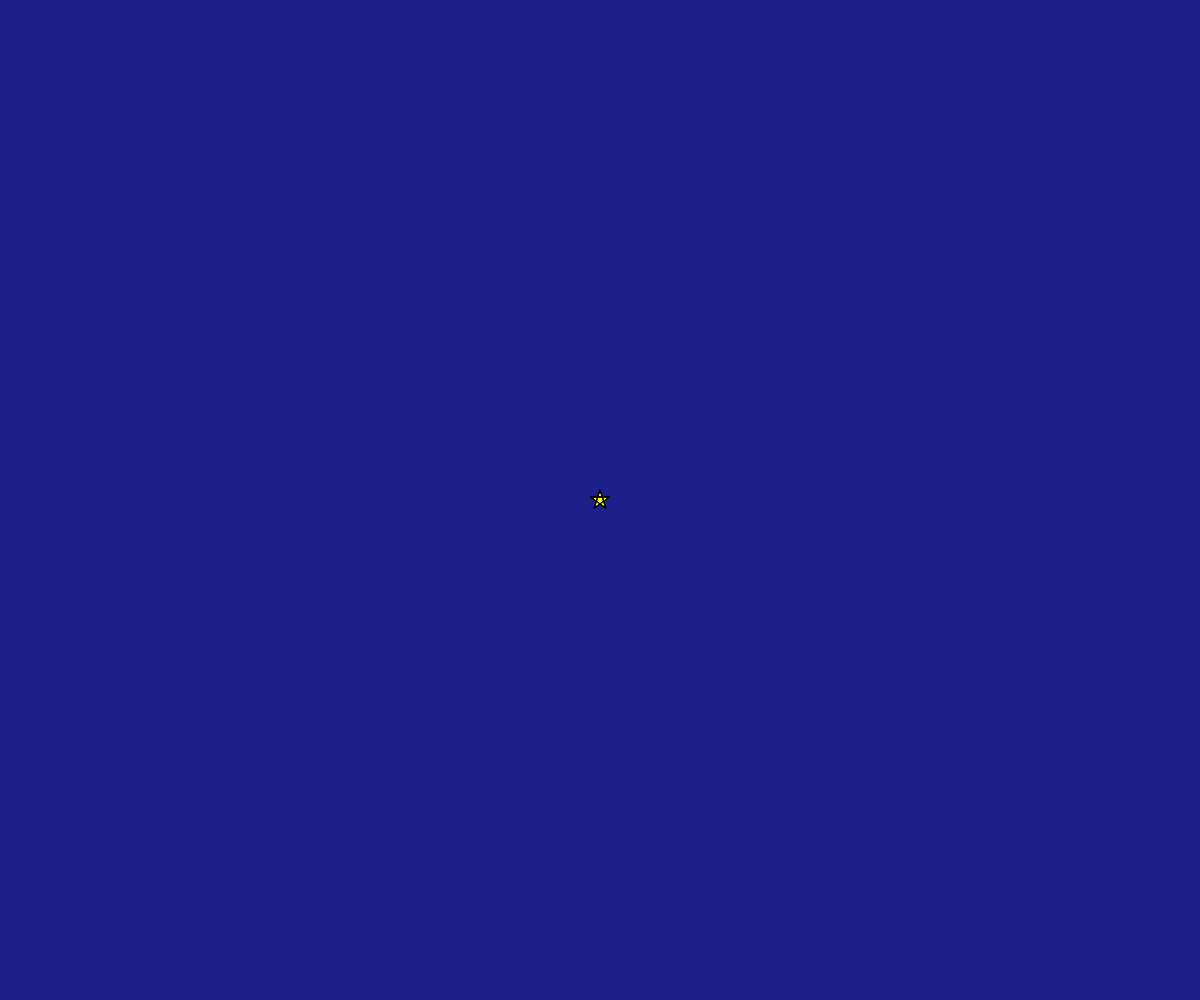
Frame 1 (no input)
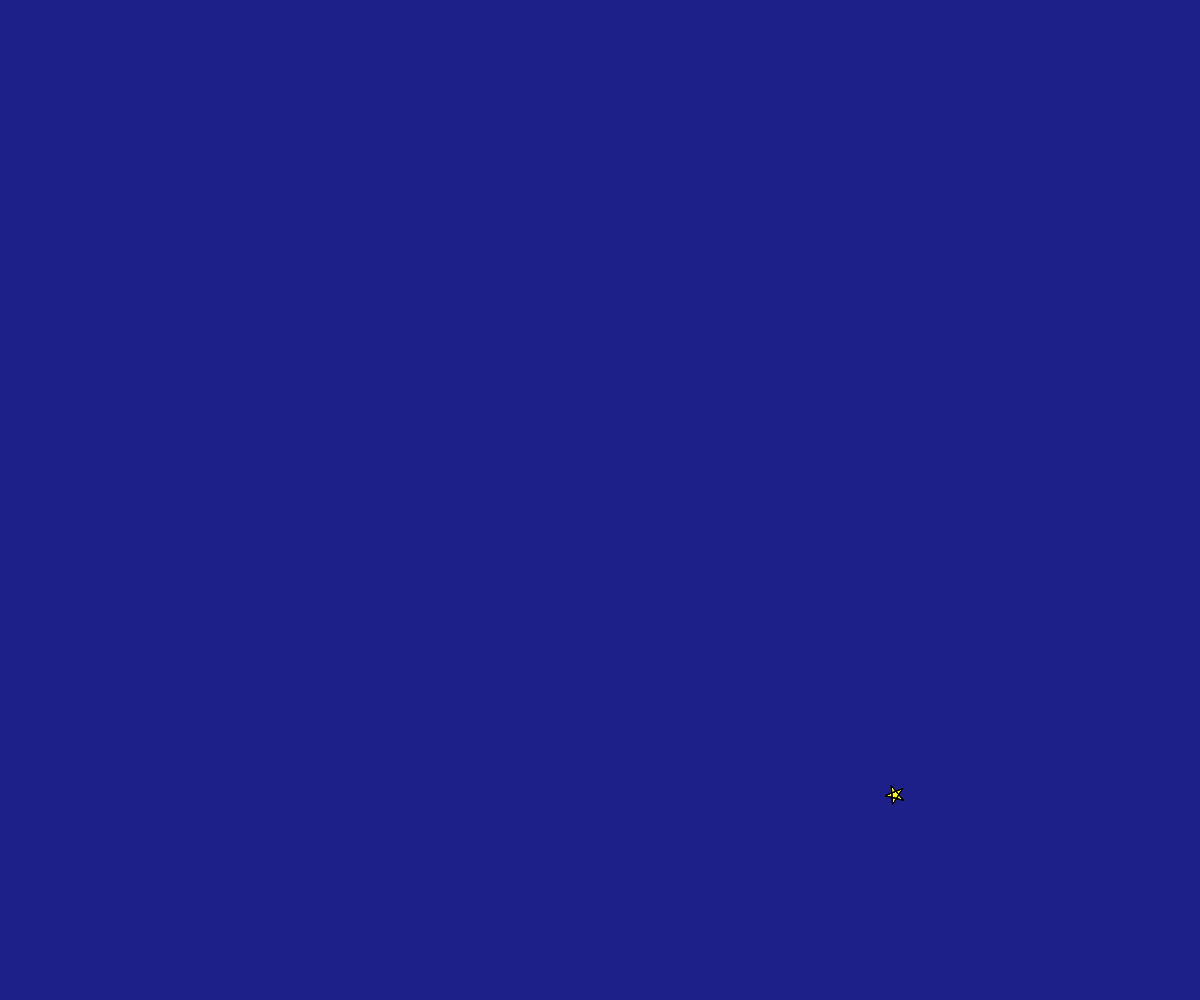
Frame 60 (no input)
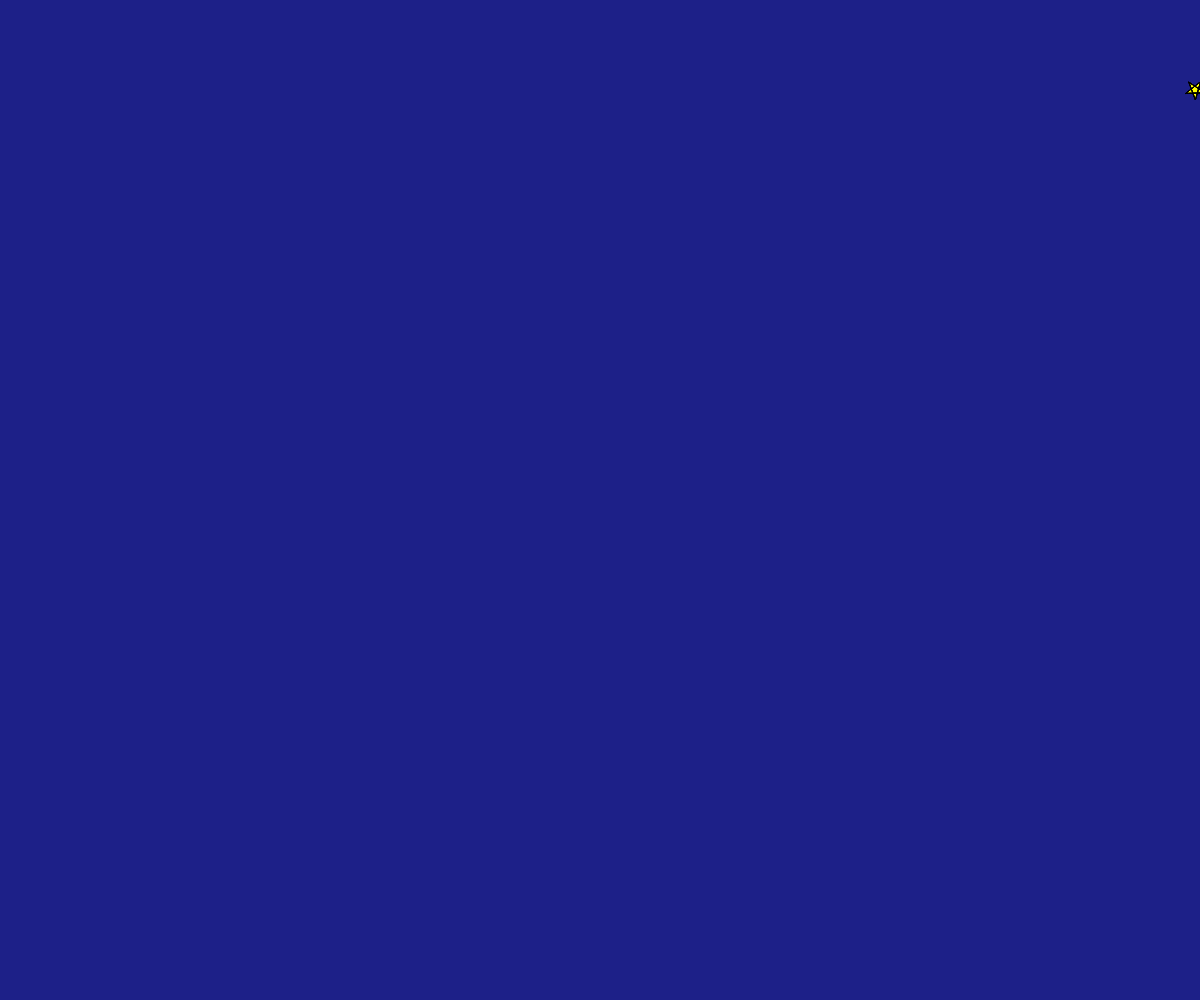
Frame 120 (the mouse pressed at the canvas centre since frame 60)

The p5.js sketch that drew these frames (run headless with seeded random() and noise() and a simulated clock; from frame 60 on, the mouse is pressed at the canvas centre):

// p5.js sketch
// ── sketch.js
// テキスト「アニメーション」
let x, y, vx, vy;

function setup(){
  createCanvas(windowWidth, windowHeight);
  x = width / 2;
  y = height / 2;
  vx = 5;
  vy = 5;
  angle = 0
}

function draw(){
  background(29, 32, 136);
  fill(255,255,0);
  star(x, y, 10, angle);
  x += vx;
  y += vy;
  angle += 0.1;
  // BLANK[2] (hint: 作った star 関数を使います)

  // 端の処理パターン (1) 反対側から出てくる
  if(x > width){ x = 0; }
  else if(x < 0){ x = width; }
  if(y > height){ y = 0; }
  if(y < 0){ y = height; }
}

function star(cx, cy, r, angle){
  beginShape();
  for(var i = 0; i < 20; i++){
    var theta = TWO_PI * i * 2 / 5 - HALF_PI;
    theta += angle;
    // BLANK[1] (hint: angle 分だけ星を回転させるには？)
    var x = cx + cos(theta) * r;
    var y = cy + sin(theta) * r;
    vertex(x,y);
  }
  endShape(CLOSE);
}

function mouseClicked(){
  x = mouseX;
  y = mouseY;
}

function windowResized(){
  resizeCanvas(windowWidth, windowHeight);
}
